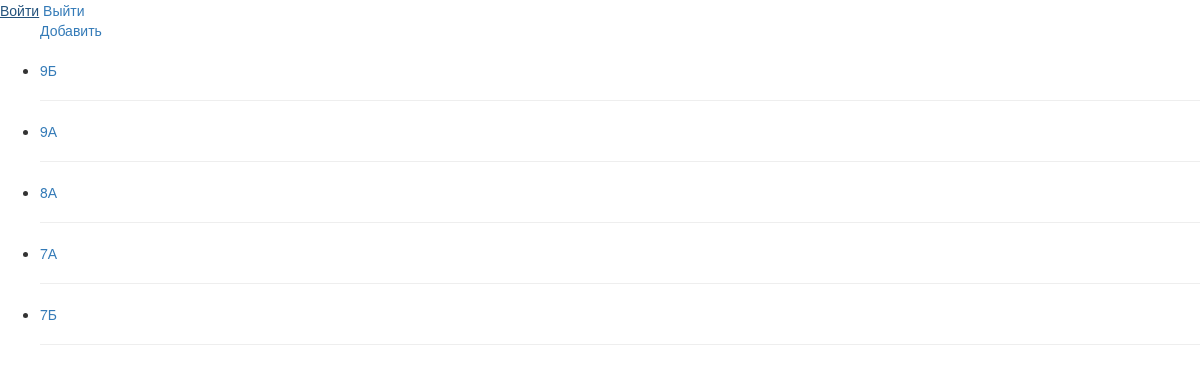
Before: /SchoolClass/read/ (signed in) with the older database file.
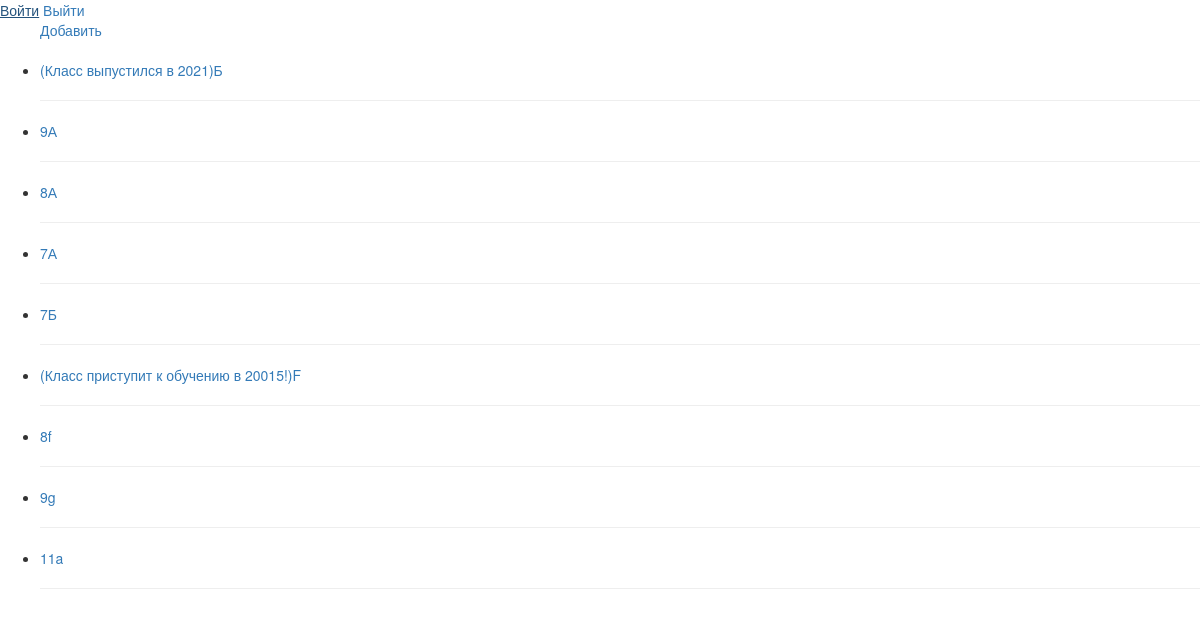
After: the same page with the newer database file.
### MainApp/models.py (models this page shows)
class SchoolClass(models.Model):
    title = models.CharField(max_length=255, verbose_name='Буква класса')
    year  = models.IntegerField(verbose_name='Год набора')
    def _getClassNumber(self, year):
        date = datetime.datetime.now()
        thisYear = date.year
        thisMonth = date.month
        september = 9
        return thisYear - int(year.__str__()) + (1 if thisMonth >= september else 0)
    def __str__(self):
        classNumber = self._getClassNumber( int(str(self.year)) )
        classNumber = (
                (classNumber
                    if classNumber <= 11 else f"(Класс выпустился в {datetime.datetime.now().year - classNumber + 11})" )
                        if classNumber >= 0 else f"(Класс приступит к обучению в {self.year}!)")
        classLetter = "" if self.title==None else self.title
        return f"{classNumber}{classLetter}"

### MainApp/viewsGenerator.py (the view)
    @method_decorator(notLoggedUsers, name="dispatch")
    class CreatedViewType(BaseViewType):
        def __init__(self):
            self.model = model
            self.fields = list(getAllFields(model))
            self.success_url = success
            self.template_name = self.getTemplatePath()
        def getTemplateDir(self, model):
            dirName = f"{model.__name__[0].lower()}{model.__name__[1:]}/"
            dirName = dirName if os.path.isfile(f"{os.getcwd()}/MainApp/templates/{dirName}/{operationName}.html") else ""
            return dirName if os.path.isdir(f"{os.getcwd()}/MainApp/templates/{dirName}") else ""
        def getTemplatePath(self):
            return f"{self.getTemplateDir(self.model)}{operationName}.html"

### MainApp/helper.py (called while the page is built)
def notLoggedUsers(view_func):
    def wrapper_func(request, *args, **kwargs):
        if not request.user.is_authenticated:
            return redirect('/accounts/login/')
        else:
            return view_func(request, *args, **kwargs)
    return wrapper_func

def getAllFields(model):
    for i in list(model.__dict__.keys()):
        if not (i.count("id") or
                i.count("objects") or
                i.count('DoesNotExist') or
                i.count('MultipleObjectsReturned') or
                i.count("_")):
            yield i

### MainApp/viewsGenerator.py (called while the page is built)
def createViewType(model: models.Model, BaseViewType, operationName, success="successful.html"):
    @method_decorator(notLoggedUsers, name="dispatch")
    class CreatedViewType(BaseViewType):
        def __init__(self):
            self.model = model
            self.fields = list(getAllFields(model))
            self.success_url = success
            self.template_name = self.getTemplatePath()
        def getTemplateDir(self, model):
            dirName = f"{model.__name__[0].lower()}{model.__name__[1:]}/"
            dirName = dirName if os.path.isfile(f"{os.getcwd()}/MainApp/templates/{dirName}/{operationName}.html") else ""
            return dirName if os.path.isdir(f"{os.getcwd()}/MainApp/templates/{dirName}") else ""
        def getTemplatePath(self):
            return f"{self.getTemplateDir(self.model)}{operationName}.html"
    return CreatedViewType

### MainApp/templates/read.html
{% extends 'base.html' %}
{% block content %}
<ul>
	<a href="../create/">Добавить</a>
	<br/>
	<br/>
	{% for object in object_list %}
	<li> <a href="../{{object.id}}/update/"> {{object}} </a> </li>
	<hr/>
	{% empty %}
	<li>No objects yet.</li>
	{% endfor %}
</ul>
{% endblock %}

### MainApp/templates/base.html (shortened to what this page needs)
{% load static %}
<html>
	<head>
		<link rel="stylesheet" href="//maxcdn.bootstrapcdn.com/bootstrap/3.2.0/css/bootstrap.min.css">
		<link rel="stylesheet" href="//maxcdn.bootstrapcdn.com/bootstrap/3.2.0/css/bootstrap-theme.min.css">
	</head>
	<body>
		<header>
			<a href="/accounts/login/">Войти</a>
			<a href="/accounts/logout/">Выйти</a>
		</header>
		{% block content %}
		{% endblock %}
	</body>

Changed rows visible on the page:
changed SchoolClass: year+title "9Б" → "(Класс выпустился в 2021)Б"
added SchoolClass: year+title "(Класс приступит к обучению в 20015!)F"
added SchoolClass: year+title "8f"
added SchoolClass: year+title "9g"
added SchoolClass: year+title "11a"
